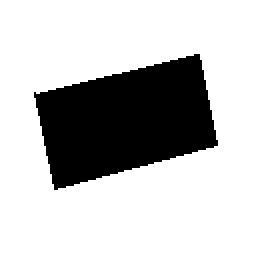
#> input picture img/qqq.png, 128 x 128 px (shown 2 times larger)
$ jupyter execute test1.ipynb   (shell and % lines are left out)
#> lines starting #> are read from the running program, lines starting #| are printed output that depends on the picture; after the words box and inside, x2 and y2 are one past the last pixel; in counts of white or black regions, pixels touching at a corner belong together
[cell 1]
import numpy as np
import cv2 as cv
import matplotlib.pyplot as plt
from tqdm import tqdm_notebook as tq

def normalize(img):
    for c in range(img.shape[2]):
        max = 0
        for i in range(img.shape[0]):
            for j in range(img.shape[1]):
                if max < img[i][j][c]:
                    max = img[i][j][c]
        for i in range(img.shape[0]):
            for j in range(img.shape[1]):
                img[i][j][c] = np.uint8(round(img[i][j][c] / max * 255))
    return img

# [17 lines left out: function detector_max, not called in this run]

def detector_min(himg):
    size = himg.shape[0]
    channels = himg.shape[2]
    min = 255 * 3
    a = 0
    minx = 0
    miny = 0
    for i in range(size):
        for j in range(size):
            a = 0
            for c in range(channels):
                a += himg[i][j][c]
            if (a < min):
                min = a
                minx = i
                miny= j
                n = 0
            #print("!!!", i, j, himg[i][j])
    return minx, miny

def FHT_vert_r(img):
    height = img.shape[0]
    length = img.shape[1]
    channels = img.shape[2]

    hough_Img = np.array([ [ [0] * channels for i in range(length)] for j in range(height)])
    if(length == 1):
        return img
    left = []
    right = []
    for i in range(height):
        left.append(img[i][:(length // 2)])
        right.append(img[i][(length // 2):])
    left = FHT_vert_r(np.array(left))
    right = FHT_vert_r(np.array(right))
    for ch in range(channels):
        for i in range(0, length, 2):
            shift = i // 2
            for j in range(height):
                index = (j + shift) % height
                hough_Img[j][i][ch] = int(left[j][i // 2][ch]) + int(right[index][i // 2][ch])
                index = (j + shift + 1) % height
                hough_Img[j][i + 1][ch] = int(left[j][i // 2][ch]) + int(right[index][i // 2][ch])
    return hough_Img

def FHT_vert_l(img):
    height = img.shape[0]
    length = img.shape[1]
    channels = img.shape[2]

    hough_Img = np.array([ [ [0] * channels for i in range(length)] for j in range(height)])
    if(length == 1):
        return img
    left = []
    right = []
    for i in range(height):
        left.append(img[i][:(length // 2)])
        right.append(img[i][(length // 2):])
    left = FHT_vert_l(np.array(left))
    right = FHT_vert_l(np.array(right))
    for ch in range(channels):
        for i in range(0, length, 2):
            shift = i // 2
            for j in range(height):
                index = (j - shift) % height
                hough_Img[j][i][ch] = int(left[j][i // 2][ch]) + int(right[index][i // 2][ch])
                index = (j - shift - 1) % height
                hough_Img[j][i + 1][ch] = int(left[j][i // 2][ch]) + int(right[index][i // 2][ch])
    return hough_Img

def FHT_horiz_dwn(img):
    height = img.shape[0]
    length = img.shape[1]
    channels = img.shape[2]

    hough_Img = np.array([ [ [0] * channels for i in range(length)] for j in range(height)])
    if(height == 1):
        return img
    up = img[:(height // 2)]
    down = img[(height // 2):]
    up = FHT_horiz_dwn(np.array(up))
    down = FHT_horiz_dwn(np.array(down))
    for ch in range(channels):
        for i in range(0, height, 2):
            shift = i // 2
            for j in range(length):
                index = (j - shift) % length
                hough_Img[i][j][ch] = int(up[i // 2][j][ch]) + int(down[i // 2][index][ch])
                index = (j - shift - 1) % length
                hough_Img[i + 1][j][ch] = int(up[i // 2][j][ch]) + int(down[i // 2][index][ch])
    return hough_Img

def FHT_horiz_up(img):
    height = img.shape[0]
    length = img.shape[1]
    channels = img.shape[2]

    hough_Img = np.array([ [ [0] * channels for i in range(length)] for j in range(height)])
    if(height == 1):
        return img
    up = img[:(height // 2)]
    down = img[(height // 2):]
    up = FHT_horiz_up(np.array(up))
    down = FHT_horiz_up(np.array(down))
    for ch in range(channels):
        for i in range(0, height, 2):
            shift = i // 2
            for j in range(length):
                index = (j + shift) % length
                hough_Img[i][j][ch] = int(up[i // 2][j][ch]) + int(down[i // 2][index][ch])
                index = (j + shift + 1) % length
                hough_Img[i + 1][j][ch] = int(up[i // 2][j][ch]) + int(down[i // 2][index][ch])
    return hough_Img

def rd(n):
    if((n - int(n)) >= 0.5):
        return (int(n)+1)
    else:
        return int(n)

from math import log2

def draw_horiz_up(img, s, t, color):
    p = int(log2(img.shape[0]))
    t_bytes = np.zeros(p, dtype=int)
    for i in range(p):
        t_bytes[i] = t % 2
        t = t // 2
    for x in range(img.shape[0]):
        y = 0
        for k in range(len(t_bytes)):
            y += t_bytes[k] * rd(2 ** k * x/ (img.shape[0] - 1))
        y += s
        y = y % img.shape[0]
        img[x][y] = np.uint8(color)
    return img

def draw_horiz_dwn(img, s, t, color):
    p = int(log2(img.shape[0]))
    t_bytes = np.zeros(p, dtype=int)
    for i in range(p):
        t_bytes[i] = t % 2
        t = t // 2
    for x in range(img.shape[0]):
        y = 0
        for k in range(len(t_bytes)):
            y -= t_bytes[k] * rd(2 ** k * x/ (img.shape[0] - 1))
        y += s
        y = y % img.shape[0]
        img[x][y] = np.uint8(color)
    return img

def draw_vert_r(img, s, t, color):
    p = int(log2(img.shape[0]))
    t_bytes = np.zeros(p, dtype=int)
    for i in range(p):
        t_bytes[i] = t % 2
        t = t // 2
    for y in range(img.shape[0]):
        x = 0
        for k in range(len(t_bytes)):
            x += t_bytes[k] * rd(2 ** k * y/ (img.shape[0] - 1))
        x += s
        x = x % img.shape[0]
        img[x][y] = np.uint8(color)
    return img

def draw_vert_l(img, s, t, color):
    p = int(log2(img.shape[0]))
    t_bytes = np.zeros(p, dtype=int)
    for i in range(p):
        t_bytes[i] = t % 2
        t = t // 2
    for y in range(img.shape[0]):
        x = 0
        for k in range(len(t_bytes)):
            x -= t_bytes[k] * rd(2 ** k * y/ (img.shape[0] - 1))
        x += s
        x = x % img.shape[0]
        img[x][y] = np.uint8(color)
    return img

[cell 2]
img = cv.imread("./img/qqq.png")
#> img is the input picture: shape (128, 128, 3); 75.1% white; 1 black region, box (x1, y1, x2, y2) and area: (17, 27, 109, 95) 4072
plt.imshow(img)

[cell 3]
import copy
himg1 = normalize(FHT_vert_r(img))
#> after the loop in FHT_vert_r, `for i in range(height):`: left = 128 items
#> in FHT_vert_r (call 7), `left = FHT_vert_r(np.array(left))`: left = 128 rows, first 8: [255, 255, 255], [255, 255, 255], [255, 255, 255], [255, 255, 255], [255, 255, 255], [255, 255, 255], [255, 255, 255], [255, 255, 255]
#> in FHT_vert_r (call 7), `right = FHT_vert_r(np.array(right))`: right has the same summary as left
#> in FHT_vert_r (call 10), `right = FHT_vert_r(np.array(right))`: right has the same summary as left
#> in FHT_vert_r (call 14), `right = FHT_vert_r(np.array(right))`: right has the same summary as left
#> in FHT_vert_r (call 17), `right = FHT_vert_r(np.array(right))`: right has the same summary as left
#> in FHT_vert_r (call 22), `right = FHT_vert_r(np.array(right))`: right has the same summary as left
#> in FHT_vert_r (call 25), `right = FHT_vert_r(np.array(right))`: right has the same summary as left
#> in FHT_vert_r (call 29), `right = FHT_vert_r(np.array(right))`: right has the same summary as left
#> in FHT_vert_r (call 32), `right = FHT_vert_r(np.array(right))`: right has the same summary as left
#> in FHT_vert_r (call 38), `right = FHT_vert_r(np.array(right))`: right has the same summary as left
#> in FHT_vert_r, `right = FHT_vert_r(np.array(right))`:
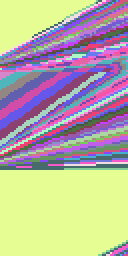
#> right: shape (128, 64, 3) int64 (shown 2 times larger); 46 distinct labels, from 4845 to 16320; one colour per label, 0 black
#> the loop in normalize, `for c in range(img.shape[2]):` made 3 passes
#> after the loop in normalize, `for c in range(img.shape[2]):`:
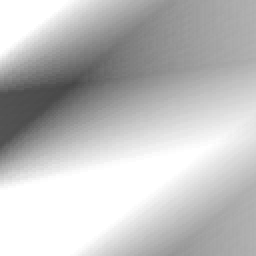
#> img: shape (128, 128, 3) int64 (shown 2 times larger); min 72, max 255, mean 191.5
line = detector_min(himg1)
#> after the loop in detector_min, `for i in range(size):`: min = 216; minx = 41; miny = 36; n = 0
#> line = (41, 36)
print(line)
#| (41, 36)
canvas = copy.deepcopy(img)
#canvas = np.zeros((128,128,3))
canvas = draw_vert_r(canvas, line[0], line[1], (193, 0, 32))
plt.imshow(canvas)
print(himg1[0][0])
#| [255 255 255]

[cell 4]
plt.imshow(himg1)

[cell 5]
himg2 = normalize(FHT_vert_l(img))
#> after the loop in FHT_vert_l, `for i in range(height):`: left = 128 items
#> in FHT_vert_l (call 7), `left = FHT_vert_l(np.array(left))`: left = 128 rows, first 8: [255, 255, 255], [255, 255, 255], [255, 255, 255], [255, 255, 255], [255, 255, 255], [255, 255, 255], [255, 255, 255], [255, 255, 255]
#> in FHT_vert_l (call 7), `right = FHT_vert_l(np.array(right))`: right has the same summary as left
#> in FHT_vert_l (call 10), `right = FHT_vert_l(np.array(right))`: right has the same summary as left
#> in FHT_vert_l (call 14), `right = FHT_vert_l(np.array(right))`: right has the same summary as left
#> in FHT_vert_l (call 17), `right = FHT_vert_l(np.array(right))`: right has the same summary as left
#> in FHT_vert_l (call 22), `right = FHT_vert_l(np.array(right))`: right has the same summary as left
#> in FHT_vert_l (call 25), `right = FHT_vert_l(np.array(right))`: right has the same summary as left
#> in FHT_vert_l (call 29), `right = FHT_vert_l(np.array(right))`: right has the same summary as left
#> in FHT_vert_l (call 32), `right = FHT_vert_l(np.array(right))`: right has the same summary as left
#> in FHT_vert_l (call 38), `right = FHT_vert_l(np.array(right))`: right has the same summary as left
#> in FHT_vert_l, `right = FHT_vert_l(np.array(right))`:
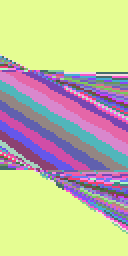
#> right: shape (128, 64, 3) int64 (shown 2 times larger); 46 distinct labels, from 4845 to 16320; one colour per label, 0 black
#> after the loop in FHT_vert_l, `for ch in range(channels):`:
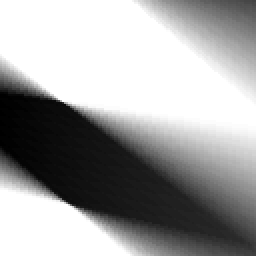
#> hough_Img: shape (128, 128, 3) int64 (shown 2 times larger); min 10455, max 32640, mean 24527.8; drawn with min black and max white
#> the loop in normalize (call 2), `for c in range(img.shape[2]):` made 3 passes
#> after the loop in normalize (call 2), `for c in range(img.shape[2]):`:
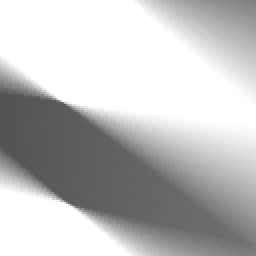
#> img: shape (128, 128, 3) int64 (shown 2 times larger); min 82, max 255, mean 191.6
line = detector_min(himg2)
#> line = (47, 0)
print(line)
#| (47, 0)
canvas = draw_vert_l(canvas, line[0], line[1], (193, 0, 32))
plt.imshow(canvas)

[cell 6]
plt.imshow(himg2)

[cell 7]
himg3 = normalize(FHT_horiz_up(img))
#> in FHT_horiz_up (call 7), `up = img[:(height // 2)]`: up has the same summary as left in FHT_vert_l
#> in FHT_horiz_up (call 7), `down = img[(height // 2):]`: down has the same summary as left in FHT_vert_l
#> after the loop in FHT_horiz_up, `for ch in range(channels):`:
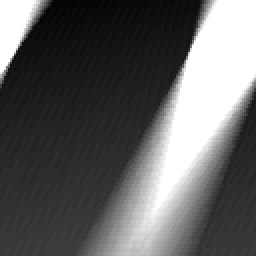
#> hough_Img: shape (128, 128, 3) int64 (shown 2 times larger); min 19635, max 32640, mean 24527.8; drawn with min black and max white
#> the loop in normalize (call 3), `for c in range(img.shape[2]):` made 3 passes
#> after the loop in normalize (call 3), `for c in range(img.shape[2]):`:
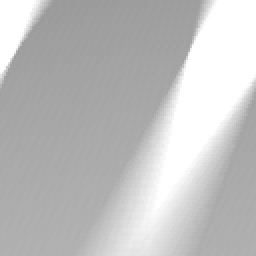
#> img: shape (128, 128, 3) int64 (shown 2 times larger); min 153, max 255, mean 191.4
line = detector_min(himg3)
#> line = (0, 28)
print(line)
#| (0, 28)
canvas = draw_horiz_up(canvas, line[1], line[0], (193, 0, 32))
plt.imshow(canvas)

[cell 8]
plt.imshow(himg3)

[cell 9]
himg4= normalize(FHT_horiz_dwn(img))
#> after the loop in FHT_horiz_dwn (call 2), `for ch in range(channels):`:
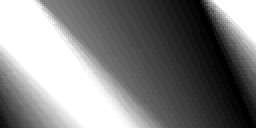
#> hough_Img: shape (64, 128, 3) int64 (shown 2 times larger); min 6885, max 16320, mean 11652.3; drawn with min black and max white
#> after the loop in FHT_horiz_dwn, `for ch in range(channels):`:
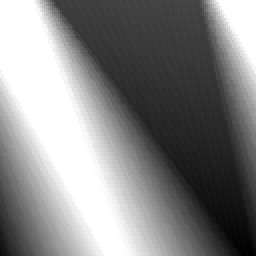
#> hough_Img: shape (128, 128, 3) int64 (shown 2 times larger); min 15555, max 32640, mean 24527.8; drawn with min black and max white
#> the loop in normalize (call 4), `for c in range(img.shape[2]):` made 3 passes
#> after the loop in normalize (call 4), `for c in range(img.shape[2]):`:
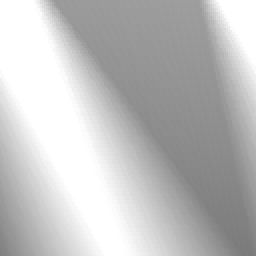
#> img: shape (128, 128, 3) int64 (shown 2 times larger); min 122, max 255, mean 191.4
line = detector_min(himg4)
print(line)
#| (125, 121)
canvas = draw_horiz_dwn(canvas, line[1], line[0], (193, 0, 32))
plt.imshow(canvas)

[cell 10]
plt.imshow(himg4)

$ run again, with img/123.png copied over img/qqq.png
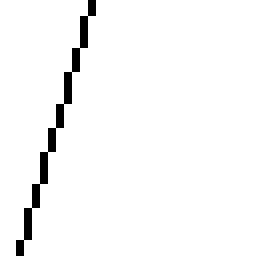
#> input picture img/123.png, 32 x 32 px (shown 8 times larger)
#> img is the input picture: shape (32, 32, 3); 96.9% white; black in thin lines or dots, all inside (x1, y1, x2, y2) = (2, 0, 12, 32)
#> after the loop in FHT_vert_r, `for i in range(height):`: left = 32 items
#> in FHT_vert_r (call 5), `left = FHT_vert_r(np.array(left))`: left = 32 rows, first 8: [255, 255, 255], [255, 255, 255], [255, 255, 255], [255, 255, 255], [255, 255, 255], [255, 255, 255], [255, 255, 255], [255, 255, 255]
#> in FHT_vert_r (call 5), `right = FHT_vert_r(np.array(right))`: right has the same summary as left
#> in FHT_vert_r (call 8), `right = FHT_vert_r(np.array(right))`: right has the same summary as left
#> in FHT_vert_r (call 12), `right = FHT_vert_r(np.array(right))`: right has the same summary as left
#> in FHT_vert_r (call 15), `right = FHT_vert_r(np.array(right))`: right has the same summary as left
#> in FHT_vert_r (call 20), `right = FHT_vert_r(np.array(right))`: right = 32 rows, first 8: [255, 255, 255], [255, 255, 255], [255, 255, 255], [255, 255, 255], [255, 255, 255], [255, 255, 255], [0, 0, 0], [0, 0, 0]
#> in FHT_vert_r (call 23), `left = FHT_vert_r(np.array(left))`: left = 32 rows, first 8: [255, 255, 255], [255, 255, 255], [0, 0, 0], [0, 0, 0], [0, 0, 0], [0, 0, 0], [255, 255, 255], [255, 255, 255]
#> in FHT_vert_r (call 23), `right = FHT_vert_r(np.array(right))`: right = 32 rows, first 8: [0, 0, 0], [0, 0, 0], [255, 255, 255], [255, 255, 255], [255, 255, 255], [255, 255, 255], [255, 255, 255], [255, 255, 255]
#> in FHT_vert_r (call 27), `left = FHT_vert_r(np.array(left))`: left = 32 rows, first 8: [255, 255, 255], [255, 255, 255], [255, 255, 255], [255, 255, 255], [255, 255, 255], [255, 255, 255], [255, 255, 255], [255, 255, 255]
#> in FHT_vert_r (call 27), `right = FHT_vert_r(np.array(right))`: right has the same summary as left
#> in FHT_vert_r (call 30), `right = FHT_vert_r(np.array(right))`: right has the same summary as left
#> in FHT_vert_r (call 36), `right = FHT_vert_r(np.array(right))`: right has the same summary as left
#> in FHT_vert_r (call 39), `right = FHT_vert_r(np.array(right))`: right has the same summary as left
#> the loop in normalize, `for c in range(img.shape[2]):` made 3 passes
#> after the loop in detector_min, `for i in range(size):`: min = 717; minx = 21; miny = 30; n = 0
#> `line = detector_min(himg1)`: line = (21, 30)
#| (21, 30)
#| [247 247 247]
#> after the loop in FHT_vert_l, `for i in range(height):`: left = 32 items
#> in FHT_vert_l (call 5), `left = FHT_vert_l(np.array(left))`: left = 32 rows, first 8: [255, 255, 255], [255, 255, 255], [255, 255, 255], [255, 255, 255], [255, 255, 255], [255, 255, 255], [255, 255, 255], [255, 255, 255]
#> in FHT_vert_l (call 5), `right = FHT_vert_l(np.array(right))`: right has the same summary as left
#> in FHT_vert_l (call 8), `right = FHT_vert_l(np.array(right))`: right has the same summary as left
#> in FHT_vert_l (call 12), `right = FHT_vert_l(np.array(right))`: right has the same summary as left
#> in FHT_vert_l (call 15), `right = FHT_vert_l(np.array(right))`: right has the same summary as left
#> in FHT_vert_l (call 20), `right = FHT_vert_l(np.array(right))`: right = 32 rows, first 8: [255, 255, 255], [255, 255, 255], [255, 255, 255], [255, 255, 255], [255, 255, 255], [255, 255, 255], [0, 0, 0], [0, 0, 0]
#> in FHT_vert_l (call 23), `left = FHT_vert_l(np.array(left))`: left = 32 rows, first 8: [255, 255, 255], [255, 255, 255], [0, 0, 0], [0, 0, 0], [0, 0, 0], [0, 0, 0], [255, 255, 255], [255, 255, 255]
#> in FHT_vert_l (call 23), `right = FHT_vert_l(np.array(right))`: right = 32 rows, first 8: [0, 0, 0], [0, 0, 0], [255, 255, 255], [255, 255, 255], [255, 255, 255], [255, 255, 255], [255, 255, 255], [255, 255, 255]
#> in FHT_vert_l (call 27), `left = FHT_vert_l(np.array(left))`: left = 32 rows, first 8: [255, 255, 255], [255, 255, 255], [255, 255, 255], [255, 255, 255], [255, 255, 255], [255, 255, 255], [255, 255, 255], [255, 255, 255]
#> in FHT_vert_l (call 27), `right = FHT_vert_l(np.array(right))`: right has the same summary as left
#> in FHT_vert_l (call 30), `right = FHT_vert_l(np.array(right))`: right has the same summary as left
#> in FHT_vert_l (call 36), `right = FHT_vert_l(np.array(right))`: right has the same summary as left
#> in FHT_vert_l (call 39), `right = FHT_vert_l(np.array(right))`: right has the same summary as left
#> after the loop in FHT_vert_l, `for ch in range(channels):`:
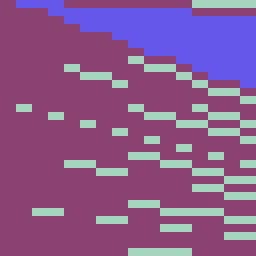
#> hough_Img: shape (32, 32, 3) int64 (shown 8 times larger); 3 distinct labels, from 7650 to 8160; one colour per label, 0 black
#> the loop in normalize (call 2), `for c in range(img.shape[2]):` made 3 passes
#> `line = detector_min(himg2)`: line = (0, 24)
#| (0, 24)
#> in FHT_horiz_up (call 5), `up = img[:(height // 2)]`: up has the same summary as left in FHT_vert_l
#> in FHT_horiz_up (call 5), `down = img[(height // 2):]`: down has the same summary as left in FHT_vert_l
#> in FHT_horiz_up (call 27), `down = img[(height // 2):]`: down = 32 rows, first 8: [255, 255, 255], [255, 255, 255], [255, 255, 255], [255, 255, 255], [255, 255, 255], [255, 255, 255], [255, 255, 255], [0, 0, 0]
#> in FHT_horiz_up (call 30), `up = img[:(height // 2)]`: up has the same summary as down
#> in FHT_horiz_up (call 36), `up = img[:(height // 2)]`: up = 32 rows, first 8: [255, 255, 255], [255, 255, 255], [255, 255, 255], [255, 255, 255], [255, 255, 255], [255, 255, 255], [0, 0, 0], [255, 255, 255]
#> in FHT_horiz_up (call 36), `down = img[(height // 2):]`: down has the same summary as up
#> in FHT_horiz_up (call 39), `down = img[(height // 2):]`: down = 32 rows, first 8: [255, 255, 255], [255, 255, 255], [255, 255, 255], [255, 255, 255], [255, 255, 255], [0, 0, 0], [255, 255, 255], [255, 255, 255]
#> `line = detector_min(himg3)`: line = (0, 3)
#| (0, 3)
#> in FHT_horiz_dwn (call 5), `up = img[:(height // 2)]`: up has the same summary as left in FHT_vert_l
#> in FHT_horiz_dwn (call 5), `down = img[(height // 2):]`: down has the same summary as left in FHT_vert_l
#> in FHT_horiz_dwn (call 27), `down = img[(height // 2):]`: down = 32 rows, first 8: [255, 255, 255], [255, 255, 255], [255, 255, 255], [255, 255, 255], [255, 255, 255], [255, 255, 255], [255, 255, 255], [0, 0, 0]
#> in FHT_horiz_dwn (call 30), `up = img[:(height // 2)]`: up has the same summary as down
#> in FHT_horiz_dwn (call 36), `down = img[(height // 2):]`: down has the same summary as up in FHT_horiz_up
#> in FHT_horiz_dwn (call 39), `down = img[(height // 2):]`: down = 32 rows, first 8: [255, 255, 255], [255, 255, 255], [255, 255, 255], [255, 255, 255], [255, 255, 255], [0, 0, 0], [255, 255, 255], [255, 255, 255]
#> `line = detector_min(himg4)`: line = (9, 11)
#| (9, 11)
#> after the loop in draw_horiz_dwn, `for x in range(img.shape[0]):`:
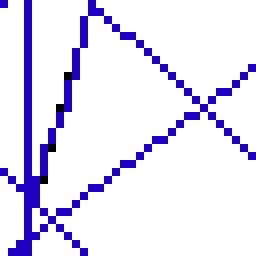
#> img: shape (32, 32, 3) (shown 8 times larger); mean B, G, R 246.9, 224.9, 228.5

$ run again, with img/2triangles.png copied over img/qqq.png
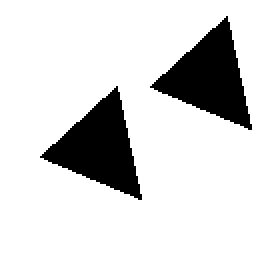
#> input picture img/2triangles.png, 128 x 128 px (shown 2 times larger)
#> img is the input picture: shape (128, 128, 3); 83.5% white; 2 black regions, box (x1, y1, x2, y2) and area: (75, 8, 126, 65) 1349, (20, 43, 71, 100) 1349
#> after the loop in FHT_vert_r, `for i in range(height):`: left = 128 items
#> in FHT_vert_r (call 7), `left = FHT_vert_r(np.array(left))`: left = 128 rows, first 8: [255, 255, 255], [255, 255, 255], [255, 255, 255], [255, 255, 255], [255, 255, 255], [255, 255, 255], [255, 255, 255], [255, 255, 255]
#> in FHT_vert_r (call 7), `right = FHT_vert_r(np.array(right))`: right has the same summary as left
#> in FHT_vert_r (call 10), `right = FHT_vert_r(np.array(right))`: right has the same summary as left
#> in FHT_vert_r (call 14), `right = FHT_vert_r(np.array(right))`: right has the same summary as left
#> in FHT_vert_r (call 17), `right = FHT_vert_r(np.array(right))`: right has the same summary as left
#> in FHT_vert_r (call 22), `right = FHT_vert_r(np.array(right))`: right has the same summary as left
#> in FHT_vert_r (call 25), `right = FHT_vert_r(np.array(right))`: right has the same summary as left
#> in FHT_vert_r (call 29), `right = FHT_vert_r(np.array(right))`: right has the same summary as left
#> in FHT_vert_r (call 32), `right = FHT_vert_r(np.array(right))`: right has the same summary as left
#> in FHT_vert_r (call 38), `right = FHT_vert_r(np.array(right))`: right has the same summary as left
#> the loop in normalize, `for c in range(img.shape[2]):` made 3 passes
#> after the loop in detector_min, `for i in range(size):`: min = 459; minx = 69; miny = 52; n = 0
#> `line = detector_min(himg1)`: line = (69, 52)
#| (69, 52)
#| [255 255 255]
#> after the loop in FHT_vert_l, `for i in range(height):`: left = 128 items
#> in FHT_vert_l (call 7), `left = FHT_vert_l(np.array(left))`: left = 128 rows, first 8: [255, 255, 255], [255, 255, 255], [255, 255, 255], [255, 255, 255], [255, 255, 255], [255, 255, 255], [255, 255, 255], [255, 255, 255]
#> in FHT_vert_l (call 7), `right = FHT_vert_l(np.array(right))`: right has the same summary as left
#> in FHT_vert_l (call 10), `right = FHT_vert_l(np.array(right))`: right has the same summary as left
#> in FHT_vert_l (call 14), `right = FHT_vert_l(np.array(right))`: right has the same summary as left
#> in FHT_vert_l (call 17), `right = FHT_vert_l(np.array(right))`: right has the same summary as left
#> in FHT_vert_l (call 22), `right = FHT_vert_l(np.array(right))`: right has the same summary as left
#> in FHT_vert_l (call 25), `right = FHT_vert_l(np.array(right))`: right has the same summary as left
#> in FHT_vert_l (call 29), `right = FHT_vert_l(np.array(right))`: right has the same summary as left
#> in FHT_vert_l (call 32), `right = FHT_vert_l(np.array(right))`: right has the same summary as left
#> in FHT_vert_l (call 38), `right = FHT_vert_l(np.array(right))`: right has the same summary as left
#> the loop in normalize (call 2), `for c in range(img.shape[2]):` made 3 passes
#> `line = detector_min(himg2)`: line = (90, 79)
#| (90, 79)
#> up: shape (64, 128, 3); 80% white; 2 black regions, box (x1, y1, x2, y2) and area: (75, 8, 126, 64) 1347, (36, 43, 63, 64) 294
#> up: shape (32, 128, 3); 90.6% white; 1 black region, box (x1, y1, x2, y2) and area: (88, 8, 119, 32) 384
#> up has the same summary as left in FHT_vert_l
#> in FHT_horiz_up (call 7), `down = img[(height // 2):]`: down has the same summary as left in FHT_vert_l
#> `line = detector_min(himg3)`: line = (23, 112)
#| (23, 112)
#> the loop in normalize (call 4), `for c in range(img.shape[2]):` made 3 passes
#> after the loop in normalize (call 4), `for c in range(img.shape[2]):`:
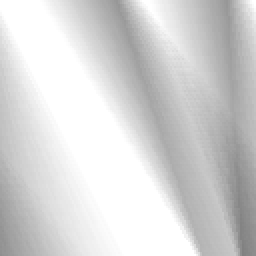
#> img: shape (128, 128, 3) int64 (shown 2 times larger); min 129, max 255, mean 212.8
#| (122, 121)
